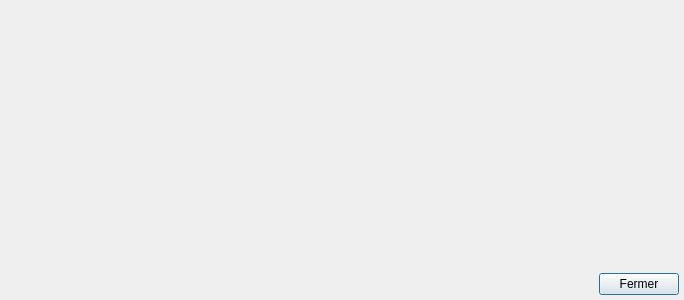
<?xml version="1.0" encoding="UTF-8"?>
<ui version="4.0">
 <class>BaseDialog</class>
 <widget class="QDialog" name="BaseDialog">
  <property name="windowModality">
   <enum>Qt::WindowModal</enum>
  </property>
  <property name="geometry">
   <rect>
    <x>0</x>
    <y>0</y>
    <width>684</width>
    <height>300</height>
   </rect>
  </property>
  <property name="sizePolicy">
   <sizepolicy hsizetype="MinimumExpanding" vsizetype="MinimumExpanding">
    <horstretch>0</horstretch>
    <verstretch>0</verstretch>
   </sizepolicy>
  </property>
  <property name="windowTitle">
   <string>Dialog</string>
  </property>
  <layout class="QVBoxLayout" name="verticalLayout">
   <property name="spacing">
    <number>6</number>
   </property>
   <property name="leftMargin">
    <number>5</number>
   </property>
   <property name="topMargin">
    <number>5</number>
   </property>
   <property name="rightMargin">
    <number>5</number>
   </property>
   <property name="bottomMargin">
    <number>5</number>
   </property>
   <item>
    <widget class="QWidget" name="centralWidget" native="true">
     <property name="sizePolicy">
      <sizepolicy hsizetype="MinimumExpanding" vsizetype="MinimumExpanding">
       <horstretch>0</horstretch>
       <verstretch>0</verstretch>
      </sizepolicy>
     </property>
    </widget>
   </item>
   <item>
    <layout class="QHBoxLayout" name="horizontalLayout">
     <item>
      <spacer name="horizontalSpacer">
       <property name="orientation">
        <enum>Qt::Horizontal</enum>
       </property>
       <property name="sizeHint" stdset="0">
        <size>
         <width>40</width>
         <height>20</height>
        </size>
       </property>
      </spacer>
     </item>
     <item>
      <widget class="QPushButton" name="btnClose">
       <property name="cursor">
        <cursorShape>PointingHandCursor</cursorShape>
       </property>
       <property name="text">
        <string>Fermer</string>
       </property>
      </widget>
     </item>
    </layout>
   </item>
  </layout>
 </widget>
 <resources/>
 <connections/>
</ui>
